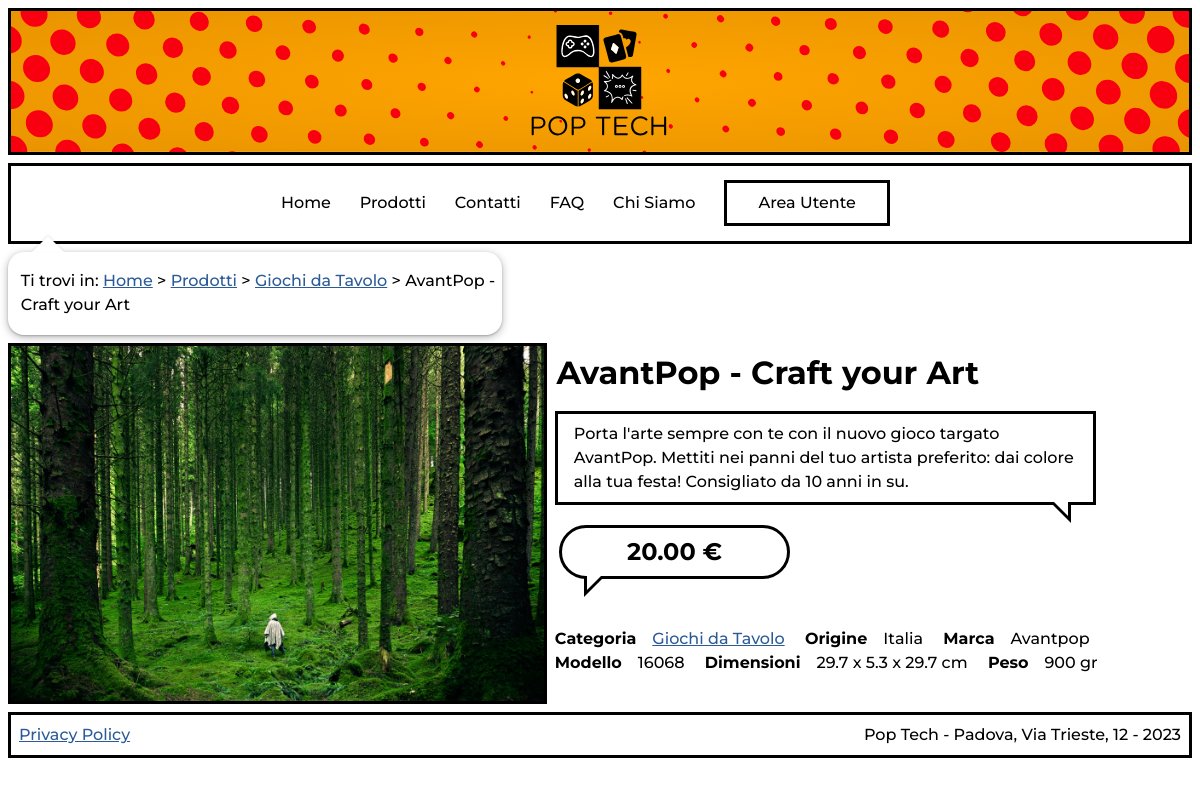
The app's page /prodotto.php?id=1 with its own data.
### tables this page shows
CREATE TABLE `categoria` (
  `ID` int(11) UNSIGNED NOT NULL,
  `nome` varchar(100) NOT NULL,
  `inPrimaPagina` tinyint(1) NOT NULL,
  `keywords` varchar(500) NOT NULL,
  `descrizione` varchar(500) NOT NULL
);

CREATE TABLE `prodotto` (
  `ID` int(10) UNSIGNED NOT NULL,
  `nome` varchar(400) NOT NULL,
  `immagine` varchar(300) NOT NULL,
  `keywords` varchar(500) DEFAULT NULL,
  `descrizione` text NOT NULL,
  `origine` varchar(100) NOT NULL,
  `marca` int(10) UNSIGNED NOT NULL,
  `modello` varchar(100) NOT NULL,
  `dimensione` varchar(200) DEFAULT NULL,
  `peso` varchar(100) DEFAULT NULL,
  `categoria` int(10) UNSIGNED NOT NULL,
  `prezzo` decimal(5,2) UNSIGNED NOT NULL
);

CREATE TABLE `marca` (
  `ID` int(11) UNSIGNED NOT NULL,
  `nome` varchar(100) NOT NULL
);

### includes/connection.php (called while the page is built, shortened)
<?php
class DBAccess{
    private $connection;
    public function open_connection(){
        $this->connection = mysqli_connect(DBAccess::HOST_DB, DBAccess::USERNAME, DBAccess::PASSWORD, DBAccess::DATABASE_NAME);
        if(mysqli_connect_errno()) {
            echo "Errore di connessione al database: " . mysqli_connect_error();
            return false;
        }
        else{
            return true;
        }
    }
    public function exec_select_query($query){
        $res = mysqli_query($this->connection, $query) or die("Errore DB: ".mysqli_error($this->connection));
        if(mysqli_num_rows($res)==0){
            return array();
        }else{
            $resArray = array();
            while($row = mysqli_fetch_assoc($res)){
                array_push($resArray,$row);
            }
            return $resArray;
        }
    }
}
?>

### prodotto.php (the view, shortened to what this page needs)
<?php
    require_once "includes/connection.php";
    require_once "includes/utilities.php";
    $template = file_get_contents('layouts/layout.html');
    $connection = new DBAccess;
    $pageID = 'prodotto';
    $title  = '';
    $breadcrumbs = '';
    $content = '';
    $descrizione = '';
    $keywords = '';
    if ($connection->open_connection()) {
        if(isset($_GET['id'])){
            $id = intval(sanitize($_GET['id'],''));
            $products = $connection->exec_select_query("SELECT id, nome, immagine, keywords, descrizione, origine, marca, modello, dimensione, peso, categoria, prezzo FROM prodotto WHERE id=$id;");
            if(count($products)){
                $product = $products[0];
                $title = parse_lang($product['nome'],true) . ' - Pop Tech';
                $content .= file_get_contents('layouts/prodotto.html');
                $categoria = "";
                $categories = $connection->exec_select_query("SELECT nome FROM categoria WHERE id=".$product['categoria'].";");
                if(isset($categories[0])){
                    $categoria = '<a href="categoria.php?id='.$product['categoria'].'">'.$categories[0]['nome'].'</a>';
                    $breadcrumbs = '<p>Ti trovi in: <a href="index.php" lang="en">Home</a> &gt; <a href="prodotti.php">Prodotti</a> &gt; <a href="categoria.php?id='.$product['categoria'].'">'.parse_lang($categories[0]['nome']).'</a> &gt; '.parse_lang($product['nome']).'</p> ';
                }else{
                    $breadcrumbs = '<p>Ti trovi in: <a href="index.php" lang="en">Home</a> &gt; <a href="prodotti.php">Prodotti</a> &gt; '.parse_lang($product['nome']).'</p> ';
                }
                $marca = "";
                $brands = $connection->exec_select_query("SELECT nome FROM marca WHERE id=".$product['marca'].";");
                if(isset($brands[0])){
                    $marca = $brands[0]['nome'];
                }
                $content = str_replace('{{nome}}',parse_lang($product['nome']),$content);
                $content = str_replace('{{immagine}}',$product['immagine'],$content);
                $content = str_replace('{{descrizione}}',parse_lang($product['descrizione']),$content);
                $content = str_replace('{{origine}}',$product['origine'],$content);
                $content = str_replace('{{marca}}',$marca,$content);
                $content = str_replace('{{modello}}',$product['modello'],$content);
                $content = str_replace('{{dimensioni}}',parse_abbr($product['dimensione']),$content);
                $content = str_replace('{{peso}}',parse_abbr($product['peso']),$content);
                $content = str_replace('{{categoria}}',$categoria,$content);
                $content = str_replace('{{prezzo}}',$product['prezzo'],$content);
                $descrizione = parse_lang(strip_tags($product['descrizione']),true);
                $keywords    = $product['keywords'];
            }else{
                $content .= '<p>Prodotto non trovato</p>';
            }
        }
    }else{
        $breadcrumbs = '<p>Ti trovi in: <a href="index.php" lang="en">Home</a> &gt; <a href="prodotti.php">Prodotti</a> &gt; Prodotto</p> ';
        $content .= getDBConnectionError();
    }
    $menu = get_menu();
    $template = str_replace('{{menu}}',$menu,$template);
    echo replace_in_page($template,$title,$pageID,$breadcrumbs,html_entity_decode($keywords),$descrizione,$content,'addScrollEventListener()');
?>

### styles/tablet.css (style rules this page uses)
:root { --chiSiamoGrad1Stop1: #FDC708; --chiSiamoGrad1Stop2: #FFF5D1; --contattiGrad1Stop1: #55BEF9; --contattiGrad1Stop2: #DCF1FD; --contattiGrad2Stop1: #FFF494; --contattiGrad2Stop2: #FFC671; --bordercolor: #000; }
#prodotto picture { flex: 30% 0 0; }

### styles/mobile.css (style rules this page uses)
:root { --chiSiamoGrad1Stop1: #FDC708; --chiSiamoGrad1Stop2: #FFF5D1; --contattiGrad1Stop1: #55BEF9; --contattiGrad1Stop2: #DCF1FD; --contattiGrad2Stop1: #FFC671; --contattiGrad2Stop2: #FFF27F; --bordercolor: #000; }
header#header h1 { background-position: left; margin-left: 0.1em; font-size: 5em; }
nav#menu { opacity: 0; margin: 0; max-height: 1px; overflow-y: hidden; text-align: center; transition: opacity 0.5s ease-out; }
nav#breadcrumbs { max-width: 100%; margin: 0em 0.5em; }
main#content { margin: 0.5em; padding: 0em; }
main#content h1 { margin: 0.0em; line-height: 1.2; }
#prodotto picture, #prodotto div { flex: 100% 0 1; }
#prodotto .comic_box { max-width: 100%; }

### styles/print.css (style rules this page uses)
html,body { font-size: 12pt; line-height: 1.5em; }
body { margin: auto; font-family: "Times New Roman", serif; }
a:not([href*="#"]):not([href*="http"]):after { content: " ( http://tecweb.studenti.math.unipd.it/gmoretto/" attr(href) " )"; }
header#header h1 { height: 3cm; width: auto; content: url(../images/logo.svg); margin-left: auto; margin-right: auto; }
footer { margin-top: 0.5cm; text-align: center; }
footer a { display: none; }
#menu { display: none; }
#prodotto picture>img { margin-left: auto; margin-right: auto; display: block; max-height: 8cm; }
#prodotto dl { margin-bottom: 0.7cm; }
#prodotto dd#prezzo { margin: 5mm; font-weight: bold; font-size: 0.7cm; }
#prodotto dt { float: left; margin-right: 0.3cm; font-weight: bold; }
#prodotto img { display: inline-block; max-height: 0.5cm; margin-top: 0cm; margin-bottom: 0cm; }

### records on screen
categoria: nome "Giochi da Tavolo"
prodotto: nome "AvantPop - Craft your Art", nome+keywords+descrizione (picture), nome+keywords+descrizione "AvantPop - Craft your Art Porta l'arte sempre con te con il nuovo gioco targato AvantPop. Mettiti nei panni del tuo artista preferito: dai colore alla tua festa! Consigliato da 10 anni in su. 20.00 € Categoria Origine Italia Marca Avantpop Modello 16068 Dimensioni 29.7 x 5.3 x 29.7 cm Peso 900 gr Privacy Policy Pop Tech - Padova, Via Trieste, 12 - 2023"

### other values on screen
$names[$i] "Home"
$names[$i] "Prodotti"
$names[$i] "Contatti"
$names[$i] "FAQ"
$names[$i] "Chi Siamo"
